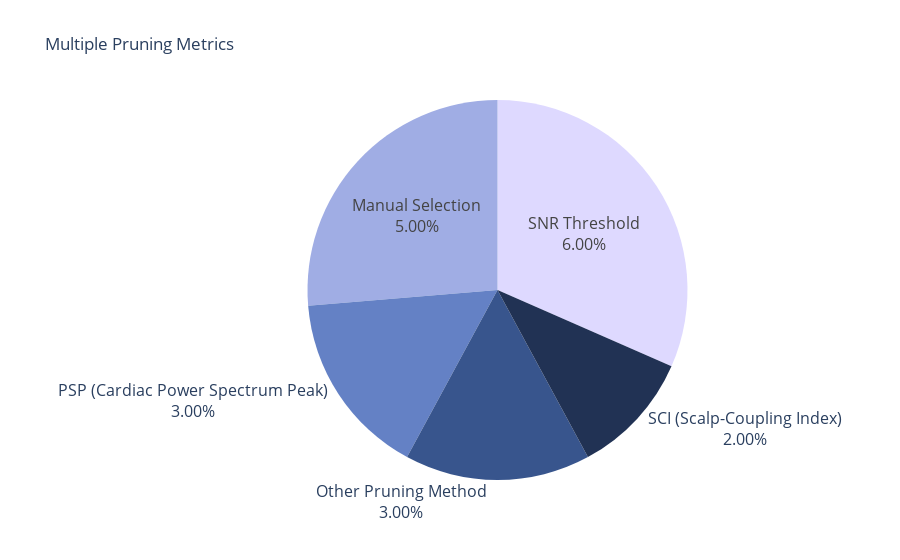
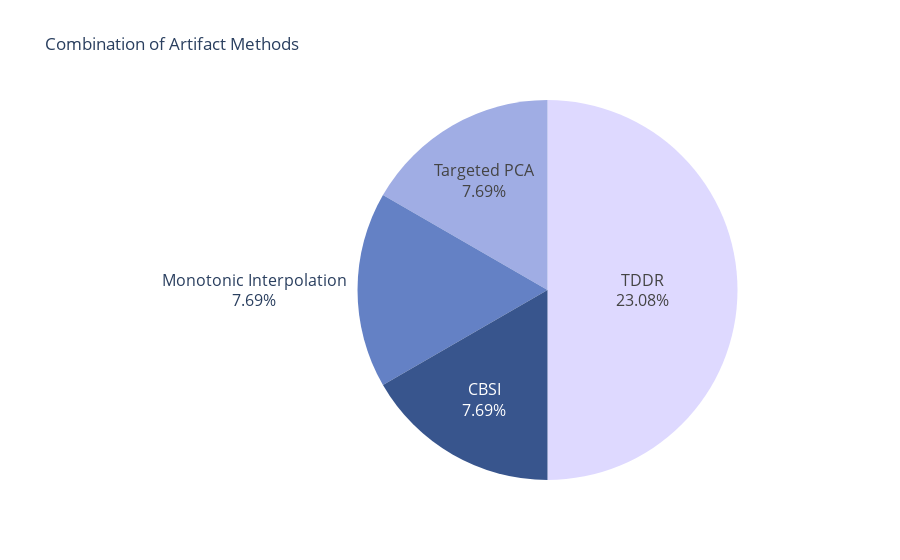
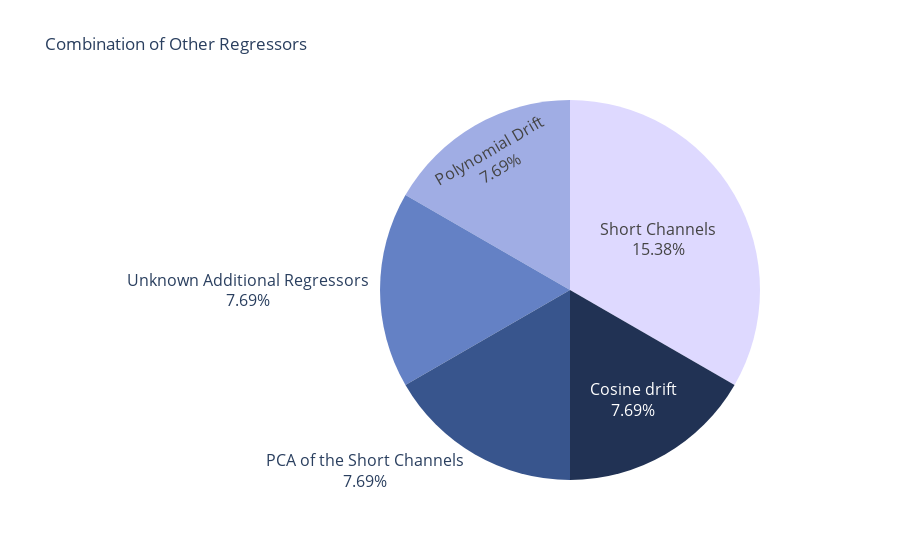

Notebook source saved alongside these figures, in order:
### Markdown cell above
**Prepare Data and Nodes for Analysis Sankey Diagram**

### Code cell
# save number of entries in df_siganalysis
numentries_sa = len(df_siganalysis)
# save copy of df_siganalysis
df_siganalysis_notexp = df_siganalysis.copy()

# split entries and save relative weights in corresponding new columns
""" for columnName in column_list:
    df_siganalysis['weight '+columnName] = df_siganalysis[columnName].apply(lambda x: 1 / len(x.split(',')) if x else 1)
    df_siganalysis[columnName] = df_siganalysis[columnName].apply(lambda x: x.split(','))
    df_siganalysis = df_siganalysis.explode(columnName) """


## ---- dealing with multiple choice entries ---- ##

# insert a new column in df_signalanalysis behind 'Quality/Pruning: Method', which is called 'Quality/Pruning: Simplified'
# For each row, copy the element of 'Quality/Pruning: Method' if it does not contain comma separated values. 
# If it does, insert the string "Combination of Metrics" in the new column.
df_siganalysis.insert(df_siganalysis.columns.get_loc('Quality/Pruning: Method')+1, 'Quality/Pruning: Simplified', df_siganalysis['Quality/Pruning: Method'])
df_siganalysis['Quality/Pruning: Simplified'] = df_siganalysis['Quality/Pruning: Simplified'].apply(lambda x: x if ',' not in x else 'Combination of Metrics')
# copy only column 'Quality/Pruning: Method' from df_signalanalysis into a new pandas dataframe. remove all entries without comma (single entries). then split and explode it
df_siganalysis_quality = df_siganalysis['Quality/Pruning: Method']
df_siganalysis_quality = df_siganalysis_quality[df_siganalysis_quality.str.contains(',')]
b = df_siganalysis_quality
df_siganalysis_quality = df_siganalysis_quality.apply(lambda x: x.split(','))
df_siganalysis_quality = df_siganalysis_quality.explode('Quality/Pruning: Method')
# removes all spaces from the beginning and end of each entry
df_siganalysis_quality= df_siganalysis_quality.str.strip()
# Calculate relative frequencies
df_siganalysis_quality_cts = pd.Series(df_siganalysis_quality).value_counts(normalize=False)#/numentries_sa*100
## plot pie chart
# Create custom text for each slice
df_siganalysis_quality_cts_tb = [f'{label}<br>{value:.2f}%' for label, value in zip(df_siganalysis_quality_cts.index, df_siganalysis_quality_cts)]
# plotting with or without labels
lb_tmp = df_siganalysis_quality_cts.index
txt_tmp = df_siganalysis_quality_cts_tb
if not plot_labels:
    lb_tmp = [''] * len(df_siganalysis_quality_cts.index)
    txt_tmp = [''] * len(df_siganalysis_quality_cts_tb)
# Create the pie chart
fig = go.Figure(data=go.Pie(
    labels=lb_tmp,
    values=df_siganalysis_quality_cts.values,
    text = txt_tmp,
    textposition='auto',
    textinfo = 'text',
    textfont=dict(size=16),
    marker=dict(colors=plotly_colors)
))
# Set the layout
fig.update_layout(
    title='Multiple Pruning Metrics',
    showlegend=False
)
# Show the chart
fig.show()
# Save the chart
plot(fig, filename='figs/pie_MultPruningMetrics_highSorensen'+'_label_'+str(plot_labels)+'.html')

# insert a new column in df_signalanalysis behind 'Motion Artifact Method', which is called 'Motion Artifact Method: Simplified'
# For each row, copy the element of 'Motion Artifact Method' if it does not contain comma separated values. 
# If it does, insert the string "Combination of Methods" in the new column.
df_siganalysis.insert(df_siganalysis.columns.get_loc('Motion Artifact Method')+1, 'Motion Artifact Method: Simplified', df_siganalysis['Motion Artifact Method'])
df_siganalysis['Motion Artifact Method: Simplified'] = df_siganalysis['Motion Artifact Method: Simplified'].apply(lambda x: x if ',' not in x else 'Combination of Methods')
# copy only column 'Motion Artifact Method' from df_signalanalysis into a new pandas dataframe. remove all entries without comma (single entries). then split and explode it
df_siganalysis_artefact = df_siganalysis['Motion Artifact Method']
df_siganalysis_artefact = df_siganalysis_artefact[df_siganalysis_artefact.str.contains(',')]
df_siganalysis_artefact = df_siganalysis_artefact.apply(lambda x: x.split(','))
df_siganalysis_artefact = df_siganalysis_artefact.explode('Motion Artifact Method')
# removes all spaces from the beginning and end of each entry
df_siganalysis_artefact= df_siganalysis_artefact.str.strip()
# Calculate relative frequencies
df_siganalysis_artefact_cts = pd.Series(df_siganalysis_artefact).value_counts(normalize=False)/numentries_sa*100
## plot pie chart
# Create custom text for each slice
df_siganalysis_artefact_cts_tb = [f'{label}<br>{value:.2f}%' for label, value in zip(df_siganalysis_artefact_cts.index, df_siganalysis_artefact_cts)]
# plotting with or without labels
lb_tmp = df_siganalysis_artefact_cts.index
txt_tmp = df_siganalysis_artefact_cts_tb
if not plot_labels:
    lb_tmp = [''] * len(df_siganalysis_artefact_cts.index)
    txt_tmp = [''] * len(df_siganalysis_artefact_cts_tb)
# Create the pie chart
fig = go.Figure(data=go.Pie(
    labels=lb_tmp,
    values=df_siganalysis_artefact_cts.values,
    text = txt_tmp,
    textposition='auto',
    textinfo = 'text',
    textfont=dict(size=16),
    marker=dict(colors=plotly_colors)
))
# Set the layout
fig.update_layout(
    title='Combination of Artifact Methods',
    showlegend=False
)
# Show the chart
fig.show()
# Save the chart
plot(fig, filename='figs/pie_MultArtifactMethods_highSorensen'+'_label_'+str(plot_labels)+'.html')

  
# insert a new column in df_signalanalysis behind 'GLM: Other Regressors', which is called 'Motion Artifact Method: Simplified'
# For each row, copy the element of 'Motion Artifact Method' if it does not contain comma separated values. 
# If it does, insert the string "Combination of Methods" in the new column.
df_siganalysis.insert(df_siganalysis.columns.get_loc('GLM: Other Regressors')+1, 'GLM: Other Regressors: Simplified', df_siganalysis['GLM: Other Regressors'])
df_siganalysis['GLM: Other Regressors: Simplified'] = df_siganalysis['GLM: Other Regressors: Simplified'].apply(lambda x: x if ',' not in x else 'Multiple Regressors')
# copy only column 'Motion Artifact Method' from df_signalanalysis into a new pandas dataframe. remove all entries without comma (single entries). then split and explode it
df_siganalysis_otherregress = df_siganalysis['GLM: Other Regressors']
df_siganalysis_otherregress = df_siganalysis_otherregress[df_siganalysis_otherregress.str.contains(',')]
df_siganalysis_otherregress = df_siganalysis_otherregress.apply(lambda x: x.split(','))
df_siganalysis_otherregress = df_siganalysis_otherregress.explode('GLM: Other Regressors')
# removes all spaces from the beginning and end of each entry
df_siganalysis_otherregress= df_siganalysis_otherregress.str.strip()
# Calculate relative frequencies
df_siganalysis_otherregress_cts = pd.Series(df_siganalysis_otherregress).value_counts(normalize=False)/numentries_sa*100
## plot pie chart
# Create custom text for each slice
df_siganalysis_otherregress_cts_tb = [f'{label}<br>{value:.2f}%' for label, value in zip(df_siganalysis_otherregress_cts.index, df_siganalysis_otherregress_cts)]
# plotting with or without labels
lb_tmp = df_siganalysis_otherregress_cts.index
txt_tmp = df_siganalysis_otherregress_cts_tb
if not plot_labels:
    lb_tmp = [''] * len(df_siganalysis_otherregress_cts.index)
    txt_tmp = [''] * len(df_siganalysis_otherregress_cts_tb)
# Create the pie chart
fig = go.Figure(data=go.Pie(
    labels=lb_tmp,
    values=df_siganalysis_otherregress_cts.values,
    text = txt_tmp,
    textposition='auto',
    textinfo = 'text',
    textfont=dict(size=16),
    marker=dict(colors=plotly_colors)
))
# Set the layout
fig.update_layout(
    title='Combination of Other Regressors',
    showlegend=False
)
# Show the chart
fig.show()
# Save the chart
plot(fig, filename='figs/pie_MultRegressors_highSorensen'+'_label_'+str(plot_labels)+'.html')





## ---- creating nodes for sankey ---- ##

# create distinct entries (rows) for each item in a list of items separated by commas (e.g. for different Toolboxes) for data that will be used for sankey.
column_list = ['Quality/Pruning: Simplified', 'Motion Artifact Method: Simplified', 'Resample/Downsample (Hz)', \
    'Filtering Coding', 'Removal of the Global Signals during Preprocessing', 'Approach', \
        'GLM: Method', 'GLM: HRF Regressor', 'GLM: Other Regressors: Simplified']



# Create a list of all nodes (i.e., unique values in the listed columns in column_list)
nodes = pd.concat([df_siganalysis[col] for col in column_list]).unique()

# Create a dictionary that maps each node to a unique index
node_indices = {node: i for i, node in enumerate(nodes)}

# Create lists to store the source, target, and value for each link
source, target, value = [], [], []

for i, row in df_siganalysis.iterrows():
    for j in range(len(column_list) - 1):
        current_col = column_list[j]
        next_col = column_list[j + 1]
        # Check if current_col or next_col is an empty string
        if row[current_col] == '' or row[next_col] == '':
            break

        source.append(node_indices[row[current_col]])
        target.append(node_indices[row[next_col]])
        value.append(1)


# Generate distinct colors from the seaborn spectral color palette
num_colors = len(nodes)
palette = cmap(np.linspace(0, 1, num_colors))
# Define colors for each node
node_colors_hex = [mc.to_hex(color) for color in palette]

# Function to convert hex color to RGBA with specified transparency
def hex_to_rgba(hex_color, alpha=0.5):
    # Convert hex to an RGB tuple
    rgb_tuple = mc.to_rgb(hex_color)
    # Convert the RGB tuple to an RGBA string with the specified alpha value
    return "rgba({r},{g},{b}, {alpha})".format(r=int(rgb_tuple[0]*255), g=int(rgb_tuple[1]*255), b=int(rgb_tuple[2]*255), alpha=alpha)

# initialize link_colors with length of source with empty strings
link_colors = [''] * len(source)
node_colors = [''] * len(nodes)

# Generate link and node colors 
for i in range(len(nodes)):
    # node colors in rgba and not transparent
    node_colors[i] = hex_to_rgba(node_colors_hex[i], alpha=1)
for s in source:
    # link colors based on the color of their source node with 0.5 transparency
    link_colors[s] = hex_to_rgba(node_colors_hex[source[s]], alpha=0.5)

### Figure 1 — Plotly figure (JSON) as saved in the notebook; plotly's stock layout.template omitted (floating-point values rounded to 4 significant figures)
{"data": [{"labels": ["SNR Threshold", "Manual Selection", "PSP (Cardiac Power Spectrum Peak)", "Other Pruning Method", "SCI (Scalp-Coupling Index)"], "marker": {"colors": ["#ded9ff", "#a0ade4", "#6481c5", "#38558d", "#213254", "#111823", "#111f12", "#1e4021", "#316836", "#529551", "#94c076", "#dbe69b"]}, "text": ["SNR Threshold<br>6.00%", "Manual Selection<br>5.00%", "PSP (Cardiac Power Spectrum Peak)<br>3.00%", "Other Pruning Method<br>3.00%", "SCI (Scalp-Coupling Index)<br>2.00%"], "textfont": {"size": 16}, "textinfo": "text", "textposition": "auto", "type": "pie", "values": [6, 5, 3, 3, 2]}], "layout": {"showlegend": false, "title": {"text": "Multiple Pruning Metrics"}}}

### Figure 2 — Plotly figure (JSON) as saved in the notebook; plotly's stock layout.template omitted (floating-point values rounded to 4 significant figures)
{"data": [{"labels": ["TDDR", "Targeted PCA", "Monotonic Interpolation", "CBSI"], "marker": {"colors": ["#ded9ff", "#a0ade4", "#6481c5", "#38558d", "#213254", "#111823", "#111f12", "#1e4021", "#316836", "#529551", "#94c076", "#dbe69b"]}, "text": ["TDDR<br>23.08%", "Targeted PCA<br>7.69%", "Monotonic Interpolation<br>7.69%", "CBSI<br>7.69%"], "textfont": {"size": 16}, "textinfo": "text", "textposition": "auto", "type": "pie", "values": [23.08, 7.692, 7.692, 7.692]}], "layout": {"showlegend": false, "title": {"text": "Combination of Artifact Methods"}}}

### Figure 3 — Plotly figure (JSON) as saved in the notebook; plotly's stock layout.template omitted (floating-point values rounded to 4 significant figures)
{"data": [{"labels": ["Short Channels", "Polynomial Drift", "Unknown Additional Regressors", "PCA of the Short Channels", "Cosine drift"], "marker": {"colors": ["#ded9ff", "#a0ade4", "#6481c5", "#38558d", "#213254", "#111823", "#111f12", "#1e4021", "#316836", "#529551", "#94c076", "#dbe69b"]}, "text": ["Short Channels<br>15.38%", "Polynomial Drift<br>7.69%", "Unknown Additional Regressors<br>7.69%", "PCA of the Short Channels<br>7.69%", "Cosine drift<br>7.69%"], "textfont": {"size": 16}, "textinfo": "text", "textposition": "auto", "type": "pie", "values": [15.38, 7.692, 7.692, 7.692, 7.692]}], "layout": {"showlegend": false, "title": {"text": "Combination of Other Regressors"}}}
